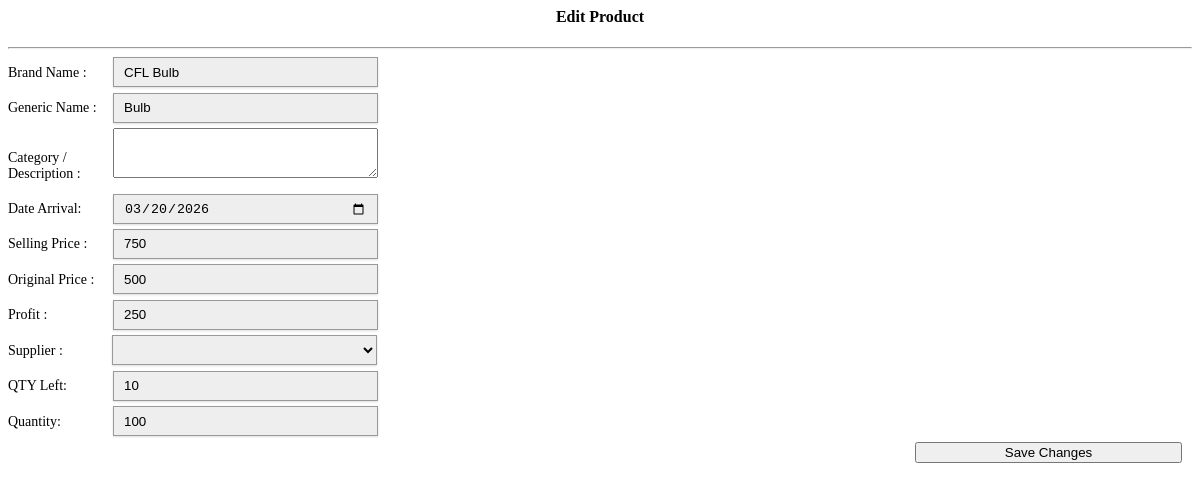
Page /main/editproduct.php?id=2 on the committed database.
### tables this page shows
CREATE TABLE `products` (
  `product_id` int(11) NOT NULL,
  `product_code` varchar(200) NOT NULL,
  `gen_name` varchar(200) NOT NULL,
  `product_name` varchar(200) NOT NULL,
  `cost` varchar(100) NOT NULL,
  `o_price` varchar(100) NOT NULL,
  `price` varchar(100) NOT NULL,
  `profit` varchar(100) NOT NULL,
  `supplier` varchar(100) NOT NULL,
  `onhand_qty` int(10) NOT NULL,
  `qty` int(10) NOT NULL,
  `qty_sold` int(10) NOT NULL,
  `date_arrival` varchar(500) NOT NULL
);

### main/editproduct.php (the view, shortened to what this page needs)
<?php
	include('../connect.php');
	$id=$_GET['id'];
	$result = $db->prepare("SELECT * FROM products WHERE product_id= :userid");
	$result->bindParam(':userid', $id);
	$result->execute();
	for($i=0; $row = $result->fetch(); $i++){
?>
<link href="../style.css" media="screen" rel="stylesheet" type="text/css" />
<form action="saveeditproduct.php" method="post">
<center><h4><i class="icon-edit icon-large"></i> Edit Product</h4></center>
<hr>
<div id="ac">
<span>Brand Name : </span><input type="text" style="width:265px; height:30px;"  name="code" value="<?php echo $row['product_code']; ?>" Required/><br>
<span>Generic Name : </span><input type="text" style="width:265px; height:30px;"  name="gen" value="<?php echo $row['gen_name']; ?>" /><br>
<span>Category / Description : </span><textarea style="width:265px; height:50px;" name="name" ><?php echo $row['product_name']; ?> </textarea><br>
<span>Date Arrival: </span><input type	="date" style="width:265px; height:30px;" name="date_arrival" value="<?php echo $row['date_arrival']; ?>" /><br>
<span>Selling Price : </span><input type="text" style="width:265px; height:30px;" id="txt1" name="price" value="<?php echo $row['price']; ?>" onkeyup="sum();" Required/><br>
<span>Original Price : </span><input type="text" style="width:265px; height:30px;" id="txt2" name="o_price" value="<?php echo $row['o_price']; ?>" onkeyup="sum();" Required/><br>
<span>Profit : </span><input type="text" style="width:265px; height:30px;" id="txt3" name="profit" value="<?php echo $row['profit']; ?>" readonly><br>
<span>Supplier : </span>
<select name="supplier" style="width:265px; height:30px; margin-left:-5px;" >
	<option><?php echo $row['supplier']; ?></option>
	<?php
	$results = $db->prepare("SELECT * FROM supliers");
		$results->execute();
		for($i=0; $rows = $results->fetch(); $i++){
	?>
		<option><?php echo $rows['suplier_name']; ?></option>
	<?php
	}
	?>
</select><br>
<span>QTY Left: </span><input type="number" style="width:265px; height:30px;" min="0" name="qty" value="<?php echo $row['qty']; ?>" /><br>
<span>Quantity: </span><input type="number" style="width:265px; height:30px;" min="0" name="sold" value="<?php echo $row['qty_sold']; ?>" /><br>
<div style="float:right; margin-right:10px;">
<button class="btn btn-success btn-block btn-large" style="width:267px;"><i class="icon icon-save icon-large"></i> Save Changes</button>
</div>
</div>
</form>
<?php
}
?>

### style.css (style rules this page uses)
#ac span { width: 95px; display: inline-block; font-size: 14px; margin-bottom: 12px; padding-right: 10px; }
select { border: 1px solid #999; background: #EEEEEE; padding: 5px 10px; box-shadow:0 1px 2px #ddd; -moz-box-shadow:0 1px 2px #ddd; -webkit-box-shadow:0 1px 2px #ddd; }
input { border: 1px solid #999; background: #EEEEEE; padding: 10px; box-shadow:0 1px 2px #ddd; -moz-box-shadow:0 1px 2px #ddd; -webkit-box-shadow:0 1px 2px #ddd; }

### rows in the picture
products: code "CFL Bulb", gen "Bulb", date_arrival "03/20/2026", price "750", o_price "500", profit "250", qty "10", sold "100"
